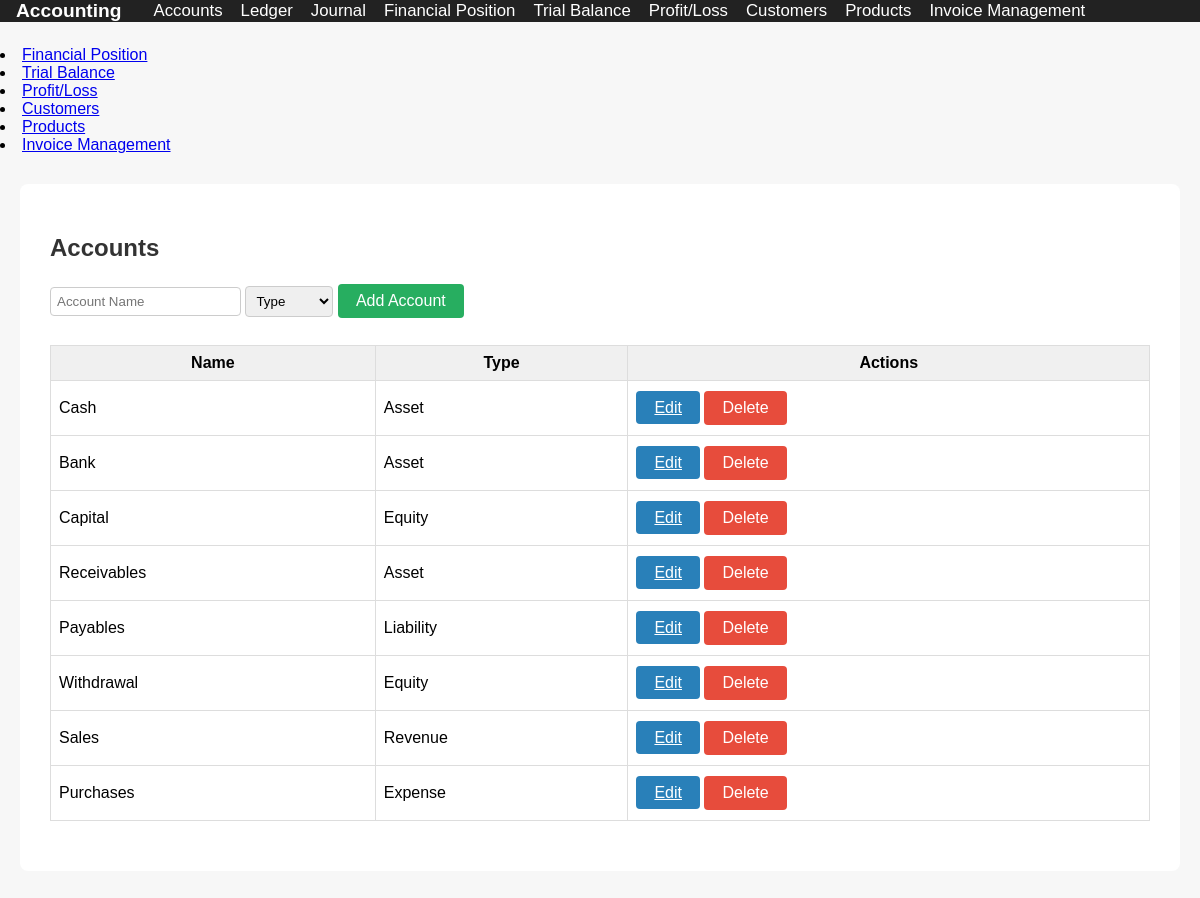
The page /accounts.php on the database its author committed.
### tables this page shows
CREATE TABLE IF NOT EXISTS accounts (
    id INT AUTO_INCREMENT PRIMARY KEY,
    name VARCHAR(100) NOT NULL,
    type ENUM('Asset','Liability','Equity','Revenue','Expense') NOT NULL
);

### accounts.php (the view, shortened to what this page needs)
<?php
include 'db.php';
$accounts = $mysqli->query("SELECT * FROM accounts ORDER BY id");
$edit = null;
?>
<!DOCTYPE html>
<html>
<head>
    <link rel="stylesheet" href="style.css">
</head>
<body>
<?php include 'nav.php'; ?>
<div class="container">
    <h2>Accounts</h2>
    <form method="post" style="margin-bottom:20px;">
        <input type="text" name="name" placeholder="Account Name" required value="<?= $edit['name'] ?? '' ?>">
        <select name="type" required>
            <option value="">Type</option>
        </select>
        <?php if ($edit): ?>
            <button class="btn btn-blue" name="edit">Update</button>
            <a href="accounts.php" class="btn btn-gray">Cancel</a>
        <?php else: ?>
            <button class="btn btn-green" name="add">Add Account</button>
        <?php endif; ?>
    </form>
    <table class="table">
        <tr><th>Name</th><th>Type</th><th>Actions</th></tr>
        <?php while($a = $accounts->fetch_assoc()): ?>
        <tr>
            <td><?= htmlspecialchars($a['name']) ?></td>
            <td><?= $a['type'] ?></td>
            <td>
                <a href="?edit=<?= $a['id'] ?>" class="btn btn-blue">Edit</a>
                <form method="post" style="display:inline;">
                    <button class="btn btn-red" name="delete" onclick="return confirm('Delete this account?')">Delete</button>
                </form>
            </td>
        </tr>
        <?php endwhile; ?>
    </table>
</div>
</body>
</html>

### nav.php (shortened to what this page needs)
<nav style="background:#222; color:#fff; font-family:sans-serif; font-size:1.05rem; margin-bottom:24px;">
  <div style="max-width:1200px; margin:auto; display:flex; align-items:center; padding:0 16px;">
    <a href="index.php" style="color:#fff; text-decoration:none; font-weight:bold; font-size:1.2rem; margin-right:32px;">Accounting</a>
    <div style="display:flex; gap:18px;">
      <a href="accounts.php" class="nav-link" style="color:#fff; text-decoration:none;">Accounts</a>
      <a href="ledger.php" class="nav-link" style="color:#fff; text-decoration:none;">Ledger</a>
      <a href="journal.php" class="nav-link" style="color:#fff; text-decoration:none;">Journal</a>
      <a href="financial_position.php" class="nav-link" style="color:#fff; text-decoration:none;">Financial Position</a>
      <a href="trial_balance.php" class="nav-link" style="color:#fff; text-decoration:none;">Trial Balance</a>
      <a href="profit_loss.php" class="nav-link" style="color:#fff; text-decoration:none;">Profit/Loss</a>
      <a href="customers.php" class="nav-link" style="color:#fff; text-decoration:none;">Customers</a>
      <a href="products.php" class="nav-link" style="color:#fff; text-decoration:none;">Products</a>
      <a href="invoice_management.php" class="nav-link" style="color:#fff; text-decoration:none;">Invoice Management</a>
    </div>
  </div>
</nav>
        <li class="nav-item">
          <a class="nav-link" href="financial_position.php">Financial Position</a>
        </li>
        <li class="nav-item">
          <a class="nav-link" href="trial_balance.php">Trial Balance</a>
        </li>
        <li class="nav-item">
          <a class="nav-link" href="profit_loss.php">Profit/Loss</a>
        </li>
        <li class="nav-item">
          <a class="nav-link" href="customers.php">Customers</a>
        </li>
        <li class="nav-item">
          <a class="nav-link" href="products.php">Products</a>
        </li>
        <li class="nav-item">
          <a class="nav-link" href="invoice_management.php">Invoice Management</a>
        </li>

### style.css (style rules this page uses)
body { font-family: Arial, sans-serif; background: #f7f7f7; margin: 0; }
.container { max-width: 1100px; margin: 30px auto; background: #fff; padding: 30px; border-radius: 8px; }
h1, h2 { color: #333; }
button, .btn { border: none; border-radius: 4px; padding: 8px 18px; font-size: 1rem; cursor: pointer; margin: 2px 0; }
.btn-green { background: #27ae60; color: #fff; }
.btn-red { background: #e74c3c; color: #fff; }
.btn-blue { background: #2980b9; color: #fff; }
input, select, textarea { padding: 6px; border: 1px solid #ccc; border-radius: 4px; margin-bottom: 8px; }
.table { width: 100%; border-collapse: collapse; margin-bottom: 20px; }
.table th, .table td { border: 1px solid #ddd; padding: 8px; }
.table th { background: #f0f0f0; }

### rows shown on the page
accounts: name "Cash", type "Asset"
accounts: name "Bank", type "Asset"
accounts: name "Capital", type "Equity"
accounts: name "Receivables", type "Asset"
accounts: name "Payables", type "Liability"
accounts: name "Withdrawal", type "Equity"
accounts: name "Sales", type "Revenue"
accounts: name "Purchases", type "Expense"
